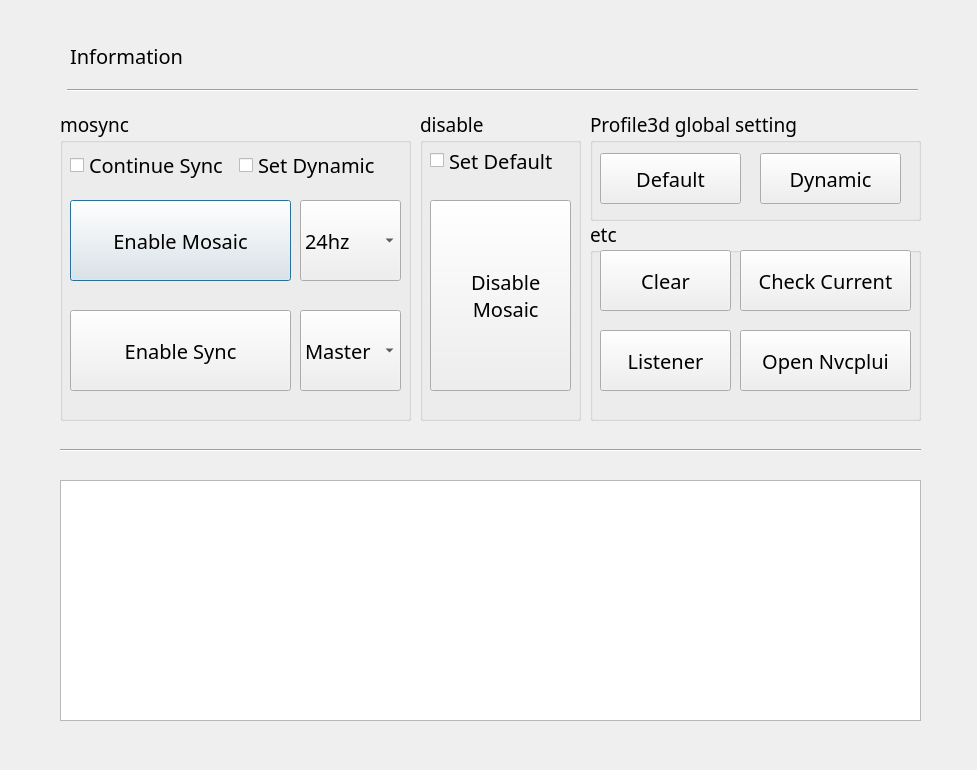
<?xml version="1.0" encoding="UTF-8"?>
<ui version="4.0">
 <class>MosaicNSync</class>
 <widget class="QDialog" name="MosaicNSync">
  <property name="geometry">
   <rect>
    <x>0</x>
    <y>0</y>
    <width>977</width>
    <height>770</height>
   </rect>
  </property>
  <property name="minimumSize">
   <size>
    <width>977</width>
    <height>770</height>
   </size>
  </property>
  <property name="maximumSize">
   <size>
    <width>977</width>
    <height>770</height>
   </size>
  </property>
  <property name="font">
   <font>
    <family>Bahnschrift Light</family>
    <pointsize>15</pointsize>
    <weight>50</weight>
    <italic>false</italic>
    <bold>false</bold>
   </font>
  </property>
  <property name="windowTitle">
   <string>모씽모씽 v1.0</string>
  </property>
  <property name="windowIcon">
   <iconset>
    <normaloff>icons/free-icon-favorite-4724697.png</normaloff>icons/free-icon-favorite-4724697.png</iconset>
  </property>
  <property name="toolTip">
   <string extracomment="모씽모씽"/>
  </property>
  <property name="toolTipDuration">
   <number>3</number>
  </property>
  <property name="styleSheet">
   <string notr="true">background-color:rgb(140, 140, 140)rgb(61, 61, 61);
</string>
  </property>
  <widget class="QLabel" name="label1">
   <property name="geometry">
    <rect>
     <x>70</x>
     <y>30</y>
     <width>931</width>
     <height>51</height>
    </rect>
   </property>
   <property name="maximumSize">
    <size>
     <width>931</width>
     <height>52</height>
    </size>
   </property>
   <property name="font">
    <font>
     <family>D2Coding</family>
     <pointsize>15</pointsize>
    </font>
   </property>
   <property name="toolTip">
    <string>infomation을 표시합니다</string>
   </property>
   <property name="text">
    <string>Information</string>
   </property>
   <property name="margin">
    <number>6</number>
   </property>
  </widget>
  <widget class="QPlainTextEdit" name="textLog">
   <property name="geometry">
    <rect>
     <x>60</x>
     <y>480</y>
     <width>861</width>
     <height>241</height>
    </rect>
   </property>
   <property name="font">
    <font>
     <family>Bahnschrift Light</family>
     <pointsize>15</pointsize>
     <weight>50</weight>
     <italic>false</italic>
     <bold>false</bold>
    </font>
   </property>
  </widget>
  <widget class="QGroupBox" name="groupBox">
   <property name="geometry">
    <rect>
     <x>60</x>
     <y>110</y>
     <width>351</width>
     <height>311</height>
    </rect>
   </property>
   <property name="font">
    <font>
     <family>Bahnschrift Light</family>
     <pointsize>14</pointsize>
     <weight>50</weight>
     <italic>false</italic>
     <bold>false</bold>
    </font>
   </property>
   <property name="title">
    <string>mosync</string>
   </property>
   <widget class="QPushButton" name="btn1_enable_mosaic">
    <property name="geometry">
     <rect>
      <x>10</x>
      <y>90</y>
      <width>221</width>
      <height>81</height>
     </rect>
    </property>
    <property name="font">
     <font>
      <family>Bahnschrift Light</family>
      <pointsize>15</pointsize>
      <weight>50</weight>
      <italic>false</italic>
      <bold>false</bold>
     </font>
    </property>
    <property name="toolTip">
     <string>&lt;html&gt;&lt;head/&gt;&lt;body&gt;&lt;p&gt;모자이크 활성화를 실행합니다.&lt;/p&gt;&lt;/body&gt;&lt;/html&gt;</string>
    </property>
    <property name="toolTipDuration">
     <number>-1</number>
    </property>
    <property name="text">
     <string>Enable Mosaic</string>
    </property>
    <property name="icon">
     <iconset>
      <normaloff>icons/free-icon-link-4318475.png</normaloff>icons/free-icon-link-4318475.png</iconset>
    </property>
    <property name="iconSize">
     <size>
      <width>32</width>
      <height>32</height>
     </size>
    </property>
   </widget>
   <widget class="QPushButton" name="btn2_enable_sync">
    <property name="geometry">
     <rect>
      <x>10</x>
      <y>200</y>
      <width>221</width>
      <height>81</height>
     </rect>
    </property>
    <property name="font">
     <font>
      <family>Bahnschrift Light</family>
      <pointsize>15</pointsize>
      <weight>50</weight>
      <italic>false</italic>
      <bold>false</bold>
     </font>
    </property>
    <property name="toolTip">
     <string>&lt;html&gt;&lt;head/&gt;&lt;body&gt;&lt;p&gt;동기화를 실행합니다.&lt;/p&gt;&lt;/body&gt;&lt;/html&gt;</string>
    </property>
    <property name="text">
     <string>Enable Sync</string>
    </property>
    <property name="icon">
     <iconset>
      <normaloff>icons/free-icon-refresh-4318508.png</normaloff>icons/free-icon-refresh-4318508.png</iconset>
    </property>
    <property name="iconSize">
     <size>
      <width>30</width>
      <height>30</height>
     </size>
    </property>
   </widget>
   <widget class="QComboBox" name="combo_master">
    <property name="geometry">
     <rect>
      <x>240</x>
      <y>200</y>
      <width>101</width>
      <height>81</height>
     </rect>
    </property>
    <property name="font">
     <font>
      <family>Bahnschrift Light</family>
      <pointsize>15</pointsize>
      <weight>50</weight>
      <italic>false</italic>
      <bold>false</bold>
     </font>
    </property>
    <property name="toolTip">
     <string>&lt;html&gt;&lt;head/&gt;&lt;body&gt;&lt;p&gt;동기화 parameter 설정&lt;/p&gt;&lt;/body&gt;&lt;/html&gt;</string>
    </property>
    <item>
     <property name="text">
      <string>Master</string>
     </property>
    </item>
    <item>
     <property name="text">
      <string>Slave</string>
     </property>
    </item>
   </widget>
   <widget class="QComboBox" name="combo_hz">
    <property name="geometry">
     <rect>
      <x>240</x>
      <y>90</y>
      <width>101</width>
      <height>81</height>
     </rect>
    </property>
    <property name="font">
     <font>
      <family>Bahnschrift Light</family>
      <pointsize>15</pointsize>
      <weight>50</weight>
      <italic>false</italic>
      <bold>false</bold>
     </font>
    </property>
    <property name="toolTip">
     <string>&lt;html&gt;&lt;head/&gt;&lt;body&gt;&lt;p&gt;모니터의 hz를 설정합니다.&lt;/p&gt;&lt;/body&gt;&lt;/html&gt;</string>
    </property>
    <item>
     <property name="text">
      <string>24hz</string>
     </property>
    </item>
    <item>
     <property name="text">
      <string>30hz</string>
     </property>
    </item>
    <item>
     <property name="text">
      <string>60hz</string>
     </property>
    </item>
    <item>
     <property name="text">
      <string>120hz</string>
     </property>
    </item>
   </widget>
   <widget class="QWidget" name="horizontalLayoutWidget">
    <property name="geometry">
     <rect>
      <x>10</x>
      <y>30</y>
      <width>331</width>
      <height>51</height>
     </rect>
    </property>
    <layout class="QHBoxLayout" name="horizontalLayout">
     <item>
      <widget class="QCheckBox" name="chk1_sync">
       <property name="font">
        <font>
         <family>Bahnschrift Light</family>
         <pointsize>15</pointsize>
         <weight>50</weight>
         <italic>false</italic>
         <bold>false</bold>
        </font>
       </property>
       <property name="cursor">
        <cursorShape>ArrowCursor</cursorShape>
       </property>
       <property name="toolTip">
        <string>&lt;html&gt;&lt;head/&gt;&lt;body&gt;&lt;p&gt;모자이크에 이어서 동기화를 실행합니다.&lt;/p&gt;&lt;/body&gt;&lt;/html&gt;</string>
       </property>
       <property name="text">
        <string>Continue Sync</string>
       </property>
      </widget>
     </item>
     <item>
      <widget class="QCheckBox" name="chk3_set_dynamic">
       <property name="font">
        <font>
         <family>Bahnschrift Light</family>
         <pointsize>15</pointsize>
        </font>
       </property>
       <property name="toolTip">
        <string>&lt;html&gt;&lt;head/&gt;&lt;body&gt;&lt;p&gt;Profile3D: Dynamic으로 설정합니다.&lt;/p&gt;&lt;/body&gt;&lt;/html&gt;</string>
       </property>
       <property name="toolTipDuration">
        <number>-1</number>
       </property>
       <property name="text">
        <string>Set Dynamic</string>
       </property>
      </widget>
     </item>
    </layout>
   </widget>
  </widget>
  <widget class="QGroupBox" name="groupBox_2">
   <property name="geometry">
    <rect>
     <x>590</x>
     <y>110</y>
     <width>331</width>
     <height>111</height>
    </rect>
   </property>
   <property name="font">
    <font>
     <family>Bahnschrift Light</family>
     <pointsize>14</pointsize>
     <weight>50</weight>
     <italic>false</italic>
     <bold>false</bold>
    </font>
   </property>
   <property name="title">
    <string>Profile3d global setting</string>
   </property>
   <widget class="QPushButton" name="btn8_setDynamic">
    <property name="geometry">
     <rect>
      <x>170</x>
      <y>43</y>
      <width>141</width>
      <height>51</height>
     </rect>
    </property>
    <property name="font">
     <font>
      <family>Bahnschrift Light</family>
      <pointsize>15</pointsize>
      <weight>50</weight>
      <italic>false</italic>
      <bold>false</bold>
     </font>
    </property>
    <property name="toolTip">
     <string>&lt;html&gt;&lt;head/&gt;&lt;body&gt;&lt;p&gt;Profile3D를 Workstation App - Dynamic Streaming&lt;/p&gt;&lt;p&gt;설정합니다.&lt;/p&gt;&lt;/body&gt;&lt;/html&gt;</string>
    </property>
    <property name="text">
     <string>Dynamic</string>
    </property>
    <property name="icon">
     <iconset>
      <normaloff>icons/free-icon-basket-4318464.png</normaloff>icons/free-icon-basket-4318464.png</iconset>
    </property>
    <property name="iconSize">
     <size>
      <width>28</width>
      <height>28</height>
     </size>
    </property>
   </widget>
   <widget class="QPushButton" name="btn7_setDefault">
    <property name="geometry">
     <rect>
      <x>10</x>
      <y>43</y>
      <width>141</width>
      <height>51</height>
     </rect>
    </property>
    <property name="font">
     <font>
      <family>Bahnschrift Light</family>
      <pointsize>15</pointsize>
      <weight>50</weight>
      <italic>false</italic>
      <bold>false</bold>
     </font>
    </property>
    <property name="toolTip">
     <string>&lt;html&gt;&lt;head/&gt;&lt;body&gt;&lt;p&gt;Profile3D를 Defalut로 설정합니다.&lt;/p&gt;&lt;/body&gt;&lt;/html&gt;</string>
    </property>
    <property name="text">
     <string>Default</string>
    </property>
    <property name="icon">
     <iconset>
      <normaloff>icons/free-icon-cart-4318459.png</normaloff>icons/free-icon-cart-4318459.png</iconset>
    </property>
    <property name="iconSize">
     <size>
      <width>28</width>
      <height>28</height>
     </size>
    </property>
   </widget>
  </widget>
  <widget class="QGroupBox" name="groupBox_3">
   <property name="geometry">
    <rect>
     <x>590</x>
     <y>220</y>
     <width>331</width>
     <height>201</height>
    </rect>
   </property>
   <property name="font">
    <font>
     <family>Bahnschrift Light</family>
     <pointsize>14</pointsize>
    </font>
   </property>
   <property name="title">
    <string>etc</string>
   </property>
   <widget class="QPushButton" name="btn6_openNvcpl">
    <property name="geometry">
     <rect>
      <x>150</x>
      <y>110</y>
      <width>171</width>
      <height>61</height>
     </rect>
    </property>
    <property name="font">
     <font>
      <family>Bahnschrift Light</family>
      <pointsize>15</pointsize>
      <weight>50</weight>
      <italic>false</italic>
      <bold>false</bold>
     </font>
    </property>
    <property name="toolTip">
     <string>nvidia 제어판을 엽니다.</string>
    </property>
    <property name="text">
     <string>Open Nvcplui</string>
    </property>
    <property name="icon">
     <iconset>
      <normaloff>icons/free-icon-lightbulb-4318471.png</normaloff>icons/free-icon-lightbulb-4318471.png</iconset>
    </property>
    <property name="iconSize">
     <size>
      <width>28</width>
      <height>28</height>
     </size>
    </property>
   </widget>
   <widget class="QPushButton" name="btn4_clear">
    <property name="geometry">
     <rect>
      <x>10</x>
      <y>30</y>
      <width>131</width>
      <height>61</height>
     </rect>
    </property>
    <property name="sizePolicy">
     <sizepolicy hsizetype="Minimum" vsizetype="Preferred">
      <horstretch>0</horstretch>
      <verstretch>0</verstretch>
     </sizepolicy>
    </property>
    <property name="minimumSize">
     <size>
      <width>0</width>
      <height>0</height>
     </size>
    </property>
    <property name="maximumSize">
     <size>
      <width>16777215</width>
      <height>50000</height>
     </size>
    </property>
    <property name="font">
     <font>
      <family>Bahnschrift Light</family>
      <pointsize>15</pointsize>
      <weight>50</weight>
      <italic>false</italic>
      <bold>false</bold>
     </font>
    </property>
    <property name="toolTip">
     <string>Log clear</string>
    </property>
    <property name="text">
     <string>Clear</string>
    </property>
    <property name="icon">
     <iconset>
      <normaloff>icons/free-icon-trash-4318544.png</normaloff>icons/free-icon-trash-4318544.png</iconset>
    </property>
    <property name="iconSize">
     <size>
      <width>25</width>
      <height>25</height>
     </size>
    </property>
   </widget>
   <widget class="QPushButton" name="btn3_current">
    <property name="geometry">
     <rect>
      <x>150</x>
      <y>30</y>
      <width>171</width>
      <height>61</height>
     </rect>
    </property>
    <property name="minimumSize">
     <size>
      <width>0</width>
      <height>43</height>
     </size>
    </property>
    <property name="maximumSize">
     <size>
      <width>16777215</width>
      <height>500</height>
     </size>
    </property>
    <property name="font">
     <font>
      <family>Bahnschrift Light</family>
      <pointsize>15</pointsize>
      <weight>50</weight>
      <italic>false</italic>
      <bold>false</bold>
     </font>
    </property>
    <property name="toolTip">
     <string>현재 상태를 체크 합니다.</string>
    </property>
    <property name="text">
     <string>Check Current</string>
    </property>
    <property name="icon">
     <iconset>
      <normaloff>icons/free-icon-search-4318520.png</normaloff>icons/free-icon-search-4318520.png</iconset>
    </property>
    <property name="iconSize">
     <size>
      <width>28</width>
      <height>28</height>
     </size>
    </property>
   </widget>
   <widget class="QPushButton" name="btn9_openListener">
    <property name="enabled">
     <bool>true</bool>
    </property>
    <property name="geometry">
     <rect>
      <x>10</x>
      <y>110</y>
      <width>131</width>
      <height>61</height>
     </rect>
    </property>
    <property name="font">
     <font>
      <family>Bahnschrift Light</family>
      <pointsize>15</pointsize>
     </font>
    </property>
    <property name="toolTip">
     <string>&lt;html&gt;&lt;head/&gt;&lt;body&gt;&lt;p&gt;Swichboard Listener를 실행합니다.&lt;/p&gt;&lt;/body&gt;&lt;/html&gt;</string>
    </property>
    <property name="text">
     <string>Listener</string>
    </property>
    <property name="icon">
     <iconset>
      <normaloff>icons/Default.ico</normaloff>icons/Default.ico</iconset>
    </property>
    <property name="iconSize">
     <size>
      <width>28</width>
      <height>28</height>
     </size>
    </property>
   </widget>
  </widget>
  <widget class="Line" name="line">
   <property name="geometry">
    <rect>
     <x>60</x>
     <y>440</y>
     <width>861</width>
     <height>20</height>
    </rect>
   </property>
   <property name="orientation">
    <enum>Qt::Horizontal</enum>
   </property>
  </widget>
  <widget class="Line" name="line_2">
   <property name="geometry">
    <rect>
     <x>67</x>
     <y>80</y>
     <width>851</width>
     <height>20</height>
    </rect>
   </property>
   <property name="orientation">
    <enum>Qt::Horizontal</enum>
   </property>
  </widget>
  <widget class="QGroupBox" name="groupBox_4">
   <property name="geometry">
    <rect>
     <x>420</x>
     <y>110</y>
     <width>161</width>
     <height>311</height>
    </rect>
   </property>
   <property name="font">
    <font>
     <family>Bahnschrift Light</family>
     <pointsize>14</pointsize>
    </font>
   </property>
   <property name="title">
    <string>disable</string>
   </property>
   <widget class="QPushButton" name="btn5_disableMosaic">
    <property name="geometry">
     <rect>
      <x>10</x>
      <y>90</y>
      <width>141</width>
      <height>191</height>
     </rect>
    </property>
    <property name="font">
     <font>
      <family>Bahnschrift Light</family>
      <pointsize>15</pointsize>
      <weight>50</weight>
      <italic>false</italic>
      <bold>false</bold>
     </font>
    </property>
    <property name="toolTip">
     <string>&lt;html&gt;&lt;head/&gt;&lt;body&gt;&lt;p&gt;모자이크 비활성화를 실행합니다.&lt;/p&gt;&lt;/body&gt;&lt;/html&gt;</string>
    </property>
    <property name="text">
     <string>  Disable
  Mosaic</string>
    </property>
    <property name="icon">
     <iconset>
      <normaloff>icons/free-icon-close-4318452.png</normaloff>icons/free-icon-close-4318452.png</iconset>
    </property>
    <property name="iconSize">
     <size>
      <width>30</width>
      <height>30</height>
     </size>
    </property>
   </widget>
   <widget class="QCheckBox" name="chk2_set_default">
    <property name="geometry">
     <rect>
      <x>10</x>
      <y>20</y>
      <width>141</width>
      <height>61</height>
     </rect>
    </property>
    <property name="font">
     <font>
      <family>Bahnschrift Light</family>
      <pointsize>15</pointsize>
      <weight>50</weight>
      <italic>false</italic>
      <bold>false</bold>
     </font>
    </property>
    <property name="toolTip">
     <string>&lt;html&gt;&lt;head/&gt;&lt;body&gt;&lt;p&gt;Profile3D: Default로 설정합니다.&lt;/p&gt;&lt;/body&gt;&lt;/html&gt;</string>
    </property>
    <property name="toolTipDuration">
     <number>-1</number>
    </property>
    <property name="text">
     <string>Set Default</string>
    </property>
   </widget>
  </widget>
 </widget>
 <resources/>
 <connections/>
</ui>
